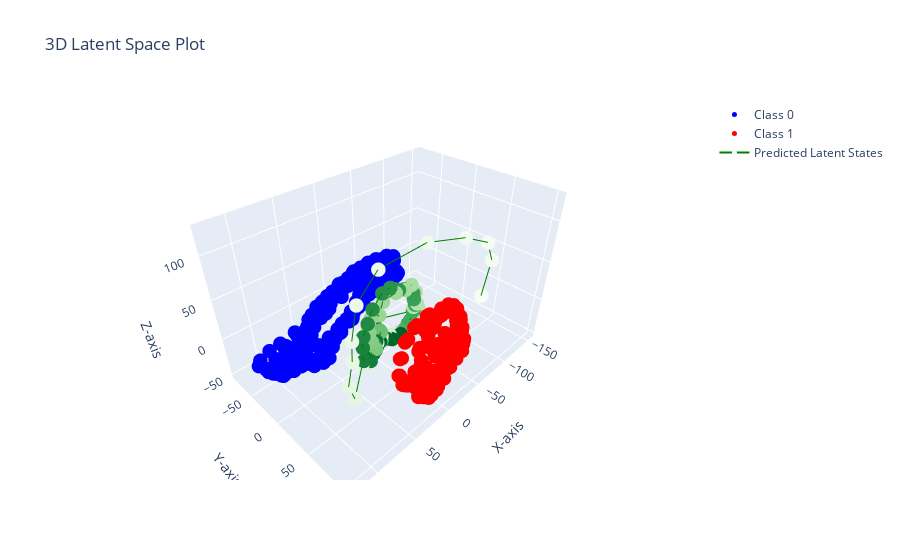

Notebook code cell kept with this figure:
### Code cell
# Assuming gpdm.get_X_for_class is your method to get the data
X0 = gpdm.get_X_for_class(0).detach().numpy()
X1 = gpdm.get_X_for_class(1).detach().numpy()
predicted_latent_states = predicted_latent_states.detach().numpy()

# Create the plot
fig = go.Figure()

# Add Class 0 data (in blue)
fig.add_trace(go.Scatter3d(
    x=X0[:, 0],
    y=X0[:, 1],
    z=X0[:, 2],
    mode='markers',
    marker=dict(size=5, color='blue'),
    name='Class 0'
))

# Add Class 1 data (in red)
fig.add_trace(go.Scatter3d(
    x=X1[:, 0],
    y=X1[:, 1],
    z=X1[:, 2],
    mode='markers',
    marker=dict(size=5, color='red'),
    name='Class 1'
))

# Add predicted latent states (in green)
# make then a gradient of green to show the trajectory
fig.add_trace(go.Scatter3d(
    x=predicted_latent_states[:, 0],
    y=predicted_latent_states[:, 1],
    z=predicted_latent_states[:, 2],
    mode='lines+markers',
    marker=dict(size=5, color=np.linspace(0, 1, len(predicted_latent_states)), colorscale='Greens'),
    line=dict(color='green', width=2),
    name='Predicted Latent States'
))

# Update layout with axis labels and title
fig.update_layout(
    title="3D Latent Space Plot",
    scene=dict(
        xaxis_title="X-axis",
        yaxis_title="Y-axis",
        zaxis_title="Z-axis"
    )
)

# Show the interactive plot
fig.show()

### Figure 1 — Plotly figure (JSON) as saved in the notebook; plotly's stock layout.template omitted (floating-point values rounded to 4 significant figures; data arrays with more than 128 entries replaced by an {"elided": "..."} marker saying what was removed)
{"data": [{"marker": {"color": "blue", "size": 5}, "mode": "markers", "name": "Class 0", "type": "scatter3d", "x": {"elided": "365 float values"}, "y": {"elided": "365 float values"}, "z": {"elided": "365 float values"}}, {"marker": {"color": "red", "size": 5}, "mode": "markers", "name": "Class 1", "type": "scatter3d", "x": {"elided": "179 float values"}, "y": {"elided": "179 float values"}, "z": {"elided": "179 float values"}}, {"line": {"color": "green", "width": 2}, "marker": {"color": [0, 0.01205, 0.0241, 0.03614, 0.04819, 0.06024, 0.07229, 0.08434, 0.09639, 0.1084, 0.1205, 0.1325, 0.1446, 0.1566, 0.1687, 0.1807, 0.1928, 0.2048, 0.2169, 0.2289, 0.241, 0.253, 0.2651, 0.2771, 0.2892, 0.3012, 0.3133, 0.3253, 0.3373, 0.3494, 0.3614, 0.3735, 0.3855, 0.3976, 0.4096, 0.4217, 0.4337, 0.4458, 0.4578, 0.4699, 0.4819, 0.494, 0.506, 0.5181, 0.5301, 0.5422, 0.5542, 0.5663, 0.5783, 0.5904, 0.6024, 0.6145, 0.6265, 0.6386, 0.6506, 0.6627, 0.6747, 0.6867, 0.6988, 0.7108, 0.7229, 0.7349, 0.747, 0.759, 0.7711, 0.7831, 0.7952, 0.8072, 0.8193, 0.8313, 0.8434, 0.8554, 0.8675, 0.8795, 0.8916, 0.9036, 0.9157, 0.9277, 0.9398, 0.9518, 0.9639, 0.9759, 0.988, 1], "colorscale": [[0, "rgb(247,252,245)"], [0.125, "rgb(229,245,224)"], [0.25, "rgb(199,233,192)"], [0.375, "rgb(161,217,155)"], [0.5, "rgb(116,196,118)"], [0.625, "rgb(65,171,93)"], [0.75, "rgb(35,139,69)"], [0.875, "rgb(0,109,44)"], [1, "rgb(0,68,27)"]], "size": 5}, "mode": "lines+markers", "name": "Predicted Latent States", "type": "scatter3d", "x": [-132.3, -153.7, -105.2, -45.73, 3.504, 57.35, 88.83, 100.1, 100.6, 102.1, 87.83, 65.74, 54.54, 36.28, 28.33, 22.53, 15.42, 5.586, -3.986, -15.17, -19.64, -22.5, -25.8, -31.93, -34.39, -27.95, -27.34, -29.41, -20.42, -12.24, -0.3878, 18.43, 36.02, 46.02, 56.56, 61.05, 60.53, 60.18, 53.92, 46.56, 42.51, 41.03, 39.87, 29.4, 28.23, 23.69, 14.76, 6.384, -7.437, -12.61, -15.66, -19.69, -22.76, -27.85, -29.67, -23.76, -20.23, -4.467, 6.609, 16.62, 29.55, 44.38, 60.21, 68.0, 71.58, 72.27, 66.97, 53.44, 46.07, 38.98, 41.77, 45.6, 35.13, 26.78, 16.89, 6.788, -2.136, -7.745, -15.11, -16.65, -20.61, -25.79, -28.69, 0], "y": [46.91, 41.71, 62.79, 75.34, 71.55, 68.86, 78.05, 84.35, 83.83, 78.83, 68.11, 54.58, 50.52, 42.88, 33.73, 34.4, 31.33, 28.81, 27.83, 26.94, 29.19, 29.53, 31.29, 31.35, 32.11, 30.91, 36.24, 31.95, 34.47, 41.35, 44.32, 49.98, 51.33, 56.89, 57.16, 58.34, 59.22, 56.89, 55.28, 49.76, 47.66, 45.95, 44.17, 40.89, 38.21, 35.72, 31.87, 29.69, 28.59, 29.58, 30.77, 30.97, 31.35, 30.26, 31.59, 34.69, 36.81, 38.33, 42.59, 47.66, 53.99, 59.31, 64.0, 66.14, 64.15, 63.56, 57.99, 51.77, 47.65, 44.38, 46.12, 47.06, 41.04, 36.87, 35.36, 33.62, 32.14, 31.97, 31.5, 31.08, 30.33, 31.11, 30.1, 0], "z": [-11.17, 27.8, 79.3, 112.8, 125.8, 122.5, 109.5, 85.09, 64.01, 33.49, -0.7923, 17.39, 7.951, 16.9, 21.59, 12.48, 9.651, 0.3884, -5.429, -7.608, -3.581, -1.425, 3.949, 6.093, 16.07, 19.76, 27.43, 39.07, 46.63, 60.54, 62.02, 71.02, 71.03, 64.32, 66.38, 61.15, 53.76, 42.83, 37.16, 24.55, 16.56, 12.98, 12.4, 25.49, 25.43, 8.354, 4.243, -1.336, -6.157, -6.973, -3.152, 0.1645, 4.78, 13.78, 22.02, 34.1, 44.38, 57.84, 64.45, 73.0, 84.21, 88.4, 82.47, 72.77, 59.49, 47.23, 24.65, 11.06, 29.73, 21.91, 13.63, 11.86, 10.68, 9.263, 6.0, -2.093, -4.712, -5.143, -5.013, -3.568, 0.4548, 3.436, 13.72, 0]}], "layout": {"scene": {"xaxis": {"title": {"text": "X-axis"}}, "yaxis": {"title": {"text": "Y-axis"}}, "zaxis": {"title": {"text": "Z-axis"}}}, "title": {"text": "3D Latent Space Plot"}}}
